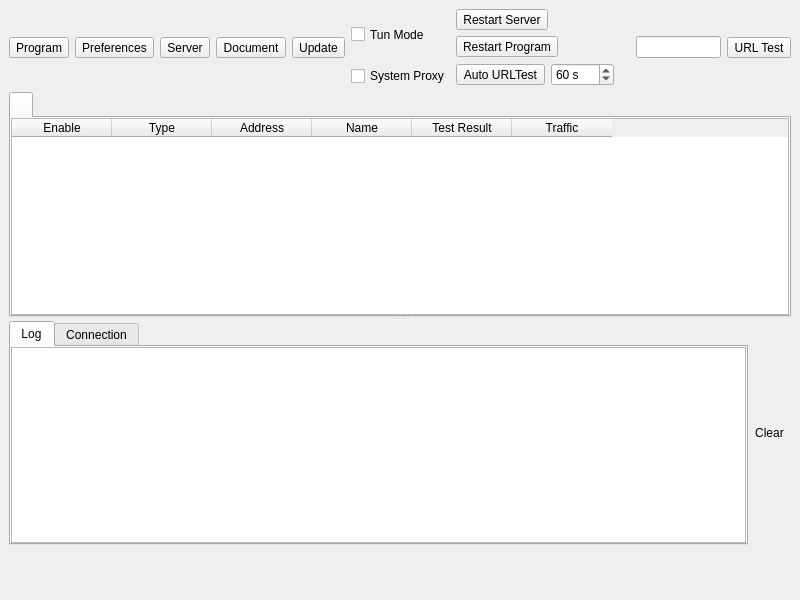
<?xml version="1.0" encoding="UTF-8"?>
<ui version="4.0">
  <class>MainWindow</class>
  <widget class="QMainWindow" name="MainWindow">
    <property name="geometry">
      <rect>
        <x>0</x>
        <y>0</y>
        <width>800</width>
        <height>600</height>
      </rect>
    </property>
    <property name="minimumSize">
      <size>
        <width>800</width>
        <height>600</height>
      </size>
    </property>
    <property name="windowTitle">
      <string notr="true">nya</string>
    </property>
    <widget class="QWidget" name="centralwidget">
      <layout class="QVBoxLayout" name="verticalLayout_3" stretch="0,0,0">
        <item>
          <layout class="QHBoxLayout" name="horizontalLayout_2">
            <item>
              <widget class="QToolButton" name="toolButton_program">
                <property name="text">
                  <string>Program</string>
                </property>
                <property name="icon">
                  <iconset theme="b-system-run">
                    <normaloff>.</normaloff>.</iconset>
                </property>
                <property name="iconSize">
                  <size>
                    <width>24</width>
                    <height>24</height>
                  </size>
                </property>
                <property name="popupMode">
                  <enum>QToolButton::InstantPopup</enum>
                </property>
                <property name="toolButtonStyle">
                  <enum>Qt::ToolButtonTextUnderIcon</enum>
                </property>
              </widget>
            </item>
            <item>
              <widget class="QToolButton" name="toolButton_preferences">
                <property name="text">
                  <string>Preferences</string>
                </property>
                <property name="icon">
                  <iconset theme="b-preferences">
                    <normaloff>.</normaloff>.</iconset>
                </property>
                <property name="iconSize">
                  <size>
                    <width>24</width>
                    <height>24</height>
                  </size>
                </property>
                <property name="popupMode">
                  <enum>QToolButton::InstantPopup</enum>
                </property>
                <property name="toolButtonStyle">
                  <enum>Qt::ToolButtonTextUnderIcon</enum>
                </property>
              </widget>
            </item>
            <item>
              <widget class="QToolButton" name="toolButton_server">
                <property name="text">
                  <string>Server</string>
                </property>
                <property name="icon">
                  <iconset theme="b-network-server">
                    <normaloff>.</normaloff>.</iconset>
                </property>
                <property name="iconSize">
                  <size>
                    <width>24</width>
                    <height>24</height>
                  </size>
                </property>
                <property name="popupMode">
                  <enum>QToolButton::InstantPopup</enum>
                </property>
                <property name="toolButtonStyle">
                  <enum>Qt::ToolButtonTextUnderIcon</enum>
                </property>
              </widget>
            </item>

            <item>
              <widget class="QToolButton" name="toolButton_document">
                <property name="text">
                  <string>Document</string>
                </property>
                <property name="visible">
                  <bool>false</bool>
                </property>
                <property name="icon">
                  <iconset theme="b-dialog-question">
                    <normaloff>.</normaloff>.</iconset>
                </property>
                <property name="iconSize">
                  <size>
                    <width>24</width>
                    <height>24</height>
                  </size>
                </property>
                <property name="popupMode">
                  <enum>QToolButton::InstantPopup</enum>
                </property>
                <property name="toolButtonStyle">
                  <enum>Qt::ToolButtonTextUnderIcon</enum>
                </property>
              </widget>
            </item>
            <item>
              <widget class="QToolButton" name="toolButton_update">
                <property name="text">
                  <string>Update</string>
                </property>
                <property name="visible">
                  <bool>false</bool>
                </property>
                <property name="icon">
                  <iconset theme="b-system-software-update">
                    <normaloff>.</normaloff>.</iconset>
                </property>
                <property name="iconSize">
                  <size>
                    <width>24</width>
                    <height>24</height>
                  </size>
                </property>
                <property name="popupMode">
                  <enum>QToolButton::InstantPopup</enum>
                </property>
                <property name="toolButtonStyle">
                  <enum>Qt::ToolButtonTextUnderIcon</enum>
                </property>
              </widget>
            </item>
            <item>
              <layout class="QHBoxLayout" name="horizontalLayout_proxy_controls">
                <item>
                  <layout class="QVBoxLayout" name="verticalLayout_4">
                    <item>
                      <widget class="QCheckBox" name="checkBox_VPN">
                        <property name="sizePolicy">
                          <sizepolicy hsizetype="Minimum" vsizetype="Minimum">
                            <horstretch>0</horstretch>
                            <verstretch>0</verstretch>
                          </sizepolicy>
                        </property>
                        <property name="text">
                          <string>Tun Mode</string>
                        </property>
                      </widget>
                    </item>
                    <item>
                      <widget class="QCheckBox" name="checkBox_SystemProxy">
                        <property name="text">
                          <string>System Proxy</string>
                        </property>
                      </widget>
                    </item>
                  </layout>
                </item>
                <item>
                  <layout class="QVBoxLayout" name="verticalLayout_restart_buttons">
                    <item>
                      <widget class="QToolButton" name="toolButton_restart_server">
                        <property name="text">
                          <string>Restart Server</string>
                        </property>
                        <property name="toolButtonStyle">
                          <enum>Qt::ToolButtonTextOnly</enum>
                        </property>
                      </widget>
                    </item>
                    <item>
                      <widget class="QToolButton" name="toolButton_restart_program">
                        <property name="text">
                          <string>Restart Program</string>
                        </property>
                        <property name="toolButtonStyle">
                          <enum>Qt::ToolButtonTextOnly</enum>
                        </property>
                      </widget>
                    </item>
                    <item>
                      <layout class="QHBoxLayout" name="horizontalLayout_auto_urltest">
                        <item>
                          <widget class="QToolButton" name="toolButton_auto_urltest">
                            <property name="text">
                              <string>Auto URLTest</string>
                            </property>
                            <property name="checkable">
                              <bool>true</bool>
                            </property>
                            <property name="toolButtonStyle">
                              <enum>Qt::ToolButtonTextOnly</enum>
                            </property>
                          </widget>
                        </item>
                        <item>
                          <widget class="QSpinBox" name="spinBox_auto_urltest_interval">
                            <property name="minimum">
                              <number>10</number>
                            </property>
                            <property name="maximum">
                              <number>3600</number>
                            </property>
                            <property name="value">
                              <number>60</number>
                            </property>
                            <property name="suffix">
                              <string> s</string>
                            </property>
                          </widget>
                        </item>
                      </layout>
                    </item>
                  </layout>
                </item>
              </layout>
            </item>
            <item>
              <spacer name="horizontalSpacer">
                <property name="orientation">
                  <enum>Qt::Horizontal</enum>
                </property>
                <property name="sizeHint" stdset="0">
                  <size>
                    <width>40</width>
                    <height>20</height>
                  </size>
                </property>
              </spacer>
            </item>
            <item>
              <widget class="QLineEdit" name="search">
                <property name="clearButtonEnabled">
                  <bool>true</bool>
                </property>
              </widget>
            </item>
            <item>
              <widget class="QToolButton" name="toolButton_url_test">
                <property name="text">
                  <string>URL Test</string>
                </property>
                <property name="popupMode">
                  <enum>QToolButton::InstantPopup</enum>
                </property>
                <property name="toolButtonStyle">
                  <enum>Qt::ToolButtonTextUnderIcon</enum>
                </property>
              </widget>
            </item>
          </layout>
        </item>
        <item>
          <widget class="QSplitter" name="splitter">
            <property name="orientation">
              <enum>Qt::Vertical</enum>
            </property>
            <widget class="QTabWidget" name="tabWidget">
              <property name="currentIndex">
                <number>0</number>
              </property>
              <property name="movable">
                <bool>true</bool>
              </property>
              <widget class="QWidget" name="widget1">
                <attribute name="title">
                  <string />
                </attribute>
                <layout class="QGridLayout" name="gridLayout_2">
                  <property name="leftMargin">
                    <number>0</number>
                  </property>
                  <property name="topMargin">
                    <number>0</number>
                  </property>
                  <property name="rightMargin">
                    <number>0</number>
                  </property>
                  <property name="bottomMargin">
                    <number>0</number>
                  </property>
                  <property name="spacing">
                    <number>0</number>
                  </property>
                  <item row="0" column="0">
                    <widget class="MyTableWidget" name="proxyListTable">
                      <property name="contextMenuPolicy">
                        <enum>Qt::CustomContextMenu</enum>
                      </property>
                      <property name="editTriggers">
                        <set>QAbstractItemView::NoEditTriggers</set>
                      </property>
                      <property name="alternatingRowColors">
                        <bool>true</bool>
                      </property>
                      <property name="selectionBehavior">
                        <enum>QAbstractItemView::SelectRows</enum>
                      </property>
                      <property name="horizontalScrollMode">
                        <enum>QAbstractItemView::ScrollPerPixel</enum>
                      </property>
                      <property name="wordWrap">
                        <bool>false</bool>
                      </property>
                      <attribute name="horizontalHeaderMinimumSectionSize">
                        <number>16</number>
                      </attribute>
                      <attribute name="horizontalHeaderHighlightSections">
                        <bool>false</bool>
                      </attribute>
                      <attribute name="horizontalHeaderShowSortIndicator" stdset="0">
                        <bool>false</bool>
                      </attribute>
                      <attribute name="verticalHeaderDefaultSectionSize">
                        <number>30</number>
                      </attribute>
                      <column>
                        <property name="text">
                          <string>Enable</string>
                        </property>
                      </column>
                      <column>
                        <property name="text">
                          <string>Type</string>
                        </property>
                      </column>
                      <column>
                        <property name="text">
                          <string>Address</string>
                        </property>
                      </column>
                      <column>
                        <property name="text">
                          <string>Name</string>
                        </property>
                      </column>
                      <column>
                        <property name="text">
                          <string>Test Result</string>
                        </property>
                      </column>
                      <column>
                        <property name="text">
                          <string>Traffic</string>
                        </property>
                      </column>
                    </widget>
                  </item>
                </layout>
              </widget>
            </widget>
            <widget class="QWidget" name="aaaaaaaaaaaaaaaaaa">
              <layout class="QVBoxLayout" name="aaaaaaaaaaaa" stretch="0">
                <item>
                  <layout class="QVBoxLayout" name="verticalLayout_log_container">
                    <property name="spacing">
                      <number>0</number>
                    </property>
                    <property name="leftMargin">
                      <number>0</number>
                    </property>
                    <property name="topMargin">
                      <number>0</number>
                    </property>
                    <property name="rightMargin">
                      <number>0</number>
                    </property>
                    <property name="bottomMargin">
                      <number>0</number>
                    </property>
                    <item>
                      <layout class="QHBoxLayout" name="horizontalLayout_log_controls">
                        <property name="spacing">
                          <number>0</number>
                        </property>
                        <property name="leftMargin">
                          <number>0</number>
                        </property>
                        <property name="topMargin">
                          <number>0</number>
                        </property>
                        <property name="rightMargin">
                          <number>0</number>
                        </property>
                        <property name="bottomMargin">
                          <number>0</number>
                        </property>
                        <item>
                          <widget class="QTabWidget" name="down_tab">
                            <property name="currentIndex">
                              <number>0</number>
                            </property>
                            <property name="sizePolicy">
                              <sizepolicy hsizetype="Expanding" vsizetype="Expanding">
                                <horstretch>1</horstretch>
                                <verstretch>0</verstretch>
                              </sizepolicy>
                            </property>
                            <widget class="QWidget" name="tab">
                              <attribute name="title">
                                <string>Log</string>
                              </attribute>
                              <layout class="QVBoxLayout" name="verticalLayout">
                                <property name="spacing">
                                  <number>0</number>
                                </property>
                                <property name="leftMargin">
                                  <number>0</number>
                                </property>
                                <property name="topMargin">
                                  <number>0</number>
                                </property>
                                <property name="rightMargin">
                                  <number>0</number>
                                </property>
                                <property name="bottomMargin">
                                  <number>0</number>
                                </property>
                                <item>
                                  <widget class="QTextBrowser" name="masterLogBrowser">
                                    <property name="contextMenuPolicy">
                                      <enum>Qt::CustomContextMenu</enum>
                                    </property>
                                    <property name="openLinks">
                                      <bool>false</bool>
                                    </property>
                                  </widget>
                                </item>
                              </layout>
                            </widget>
                            <widget class="QWidget" name="tab_2">
                              <attribute name="title">
                                <string>Connection</string>
                              </attribute>
                              <layout class="QVBoxLayout" name="verticalLayout_2">
                                <property name="spacing">
                                  <number>0</number>
                                </property>
                                <property name="leftMargin">
                                  <number>0</number>
                                </property>
                                <property name="topMargin">
                                  <number>0</number>
                                </property>
                                <property name="rightMargin">
                                  <number>0</number>
                                </property>
                                <property name="bottomMargin">
                                  <number>0</number>
                                </property>
                                <item>
                                  <widget class="QTableWidget" name="tableWidget_conn">
                                    <property name="contextMenuPolicy">
                                      <enum>Qt::CustomContextMenu</enum>
                                    </property>
                                    <property name="editTriggers">
                                      <set>QAbstractItemView::NoEditTriggers</set>
                                    </property>
                                    <property name="selectionBehavior">
                                      <enum>QAbstractItemView::SelectRows</enum>
                                    </property>
                                    <property name="verticalScrollMode">
                                      <enum>QAbstractItemView::ScrollPerPixel</enum>
                                    </property>
                                    <property name="horizontalScrollMode">
                                      <enum>QAbstractItemView::ScrollPerPixel</enum>
                                    </property>
                                    <attribute name="horizontalHeaderHighlightSections">
                                      <bool>false</bool>
                                    </attribute>
                                    <column>
                                      <property name="text">
                                        <string>Status</string>
                                      </property>
                                    </column>
                                    <column>
                                      <property name="text">
                                        <string>Outbound</string>
                                      </property>
                                    </column>
                                    <column>
                                      <property name="text">
                                        <string>Destination</string>
                                      </property>
                                    </column>
                                  </widget>
                                </item>
                              </layout>
                            </widget>
                          </widget>
                        </item>
                        <item>
                          <widget class="QToolButton" name="toolButton_clear_log">
                            <property name="text">
                              <string>Clear</string>
                            </property>
                            <property name="sizePolicy">
                              <sizepolicy hsizetype="Minimum" vsizetype="Fixed">
                                <horstretch>0</horstretch>
                                <verstretch>0</verstretch>
                              </sizepolicy>
                            </property>
                            <property name="autoRaise">
                              <bool>true</bool>
                            </property>
                            <property name="toolTip">
                              <string>Clear the log display</string>
                            </property>
                          </widget>
                        </item>
                      </layout>
                    </item>
                  </layout>
                </item>
              </layout>
            </widget>
          </widget>
        </item>
        <item>
          <layout class="QHBoxLayout" name="horizontalLayout">
            <item>
              <widget class="QLabel" name="label_running">
                <property name="text">
                  <string />
                </property>
              </widget>
            </item>
            <item>
              <spacer name="horizontalSpacer_2">
                <property name="orientation">
                  <enum>Qt::Horizontal</enum>
                </property>
                <property name="sizeType">
                  <enum>QSizePolicy::Maximum</enum>
                </property>
                <property name="sizeHint" stdset="0">
                  <size>
                    <width>0</width>
                    <height>20</height>
                  </size>
                </property>
              </spacer>
            </item>
            <item>
              <widget class="QLabel" name="label_inbound">
                <property name="text">
                  <string />
                </property>
              </widget>
            </item>
            <item>
              <widget class="QLabel" name="label_speed">
                <property name="text">
                  <string />
                </property>
              </widget>
            </item>
          </layout>
        </item>
        <item>
          <layout class="QVBoxLayout" name="bottomPlaceholderLayout">
            <property name="spacing">
              <number>0</number>
            </property>
            <item>
              <widget class="QLabel" name="label_bottom_placeholder_1">
                <property name="text">
                  <string>&#160;</string>
                </property>
                <property name="minimumSize">
                  <size>
                    <width>0</width>
                    <height>4</height>
                  </size>
                </property>
              </widget>
            </item>
          </layout>
        </item>
      </layout>
    </widget>
    <!-- ========================================================================
       MENU BAR - Menus are now created dynamically in code via MenuBuilder
       See ui/mainwindow_menubuilder.h and ui/MENU_STRUCTURE.md
       ======================================================================== -->
    <widget class="QMenuBar" name="menubar">
      <property name="geometry">
        <rect>
          <x>0</x>
          <y>0</y>
          <width>800</width>
          <height>32</height>
        </rect>
      </property>
    </widget>
  </widget>
  <customwidgets>
    <customwidget>
      <class>MyTableWidget</class>
      <extends>QTableWidget</extends>
      <header>ui/widget/MyTableWidget.h</header>
    </customwidget>
  </customwidgets>
  <resources />
  <connections />
</ui>
